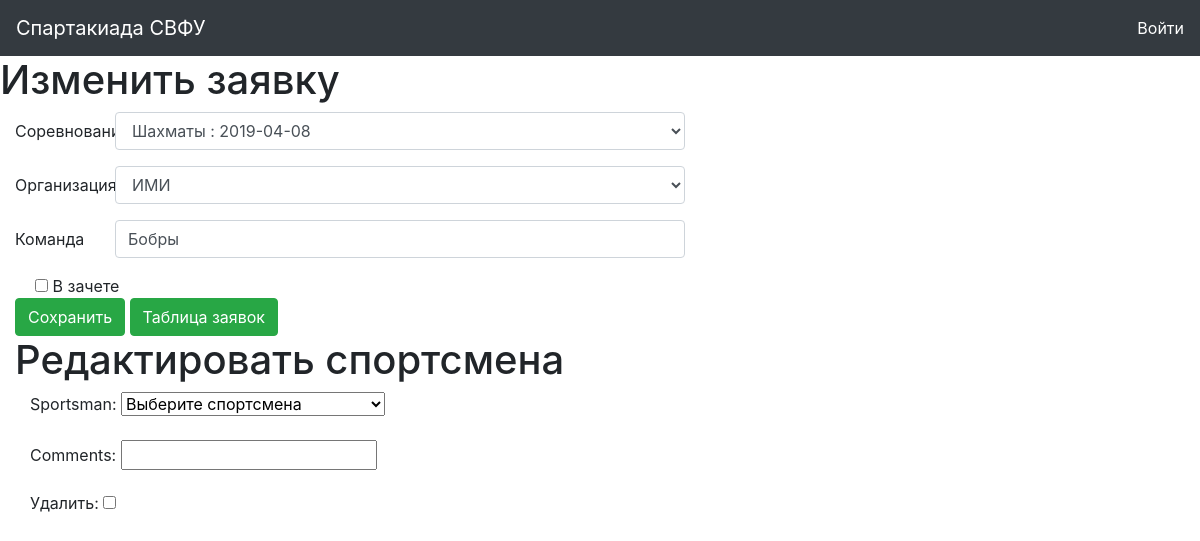
/CM/teamtable/2/change/, run on the app's committed database.
### sport/models.py (models this page shows, shortened)
class Team(models.Model):
    competition = models.ForeignKey(Sport, verbose_name="Вид Спорта", db_index=True, on_delete=models.CASCADE)
    organization = models.ForeignKey(Department, verbose_name="Организация", db_index=True, on_delete=models.CASCADE)
    name = models.CharField(max_length=100, verbose_name= "Название команды", unique=True)
    not_resultable = models.BooleanField(verbose_name='Вне зачета', default=False)

### sport/views.py (the view, shortened to what this page needs)
# urls.py: path('teamtable/<int:id>/change/', views.form_change_view, name="form-change-view"),
def form_change_view(request, id):
    team_instance = Team.objects.get(pk = id)
    change_mamber = modelformset_factory(TeamMember, TeamMember_Form, can_delete = True, extra = 1)
    formset = change_mamber(queryset = TeamMember.objects.filter(team__id=id))
    return render(request, 'sport/change.html', {'form': TeamForm(instance = team_instance), 'formset': formset})

### sport/forms.py
class TeamForm(forms.ModelForm):
    competition = forms.ModelChoiceField(queryset=Competition.objects.filter(date__lte=datetime.date.today()).order_by('date'), empty_label='Выберите соревнование',
        widget = forms.Select(attrs = {'id':'sport', 'class':'form-control', 'aria-describedby':'sportHelp', 'placeholder':'Выберите соревнование', 'name' : 'sport'}))
    organization = forms.ModelChoiceField(queryset=Department.objects.all(), empty_label='Выберете УЧП',
        widget = forms.Select(attrs = {'id':'organzation', 'class':'form-control', 'aria-describedby':'orgHelp', 'placeholder':'Введите организацию', 'name' : 'org'}))
    name = forms.CharField(widget=forms.TextInput(attrs = {'id':'team', 'class':'form-control', 'aria-describedby':'teamHelp', 'placeholder':'Введите название комманды', 'name' : 'team'}))
    class Meta:
        model = Team
        fields = [
            'competition',
            'organization',
            'name',
            'not_resultable'
        ]

### sport/models.py (called while the page is built)
    def __str__(self):
        return self.name

    def __str__(self):
        return self.sport.name + ' : ' + str(self.date)

    def __str__(self):
        return self.fio

### sport/template/sport/change.html (shortened to what this page needs)
{% extends "sport/index.html" %}
{% block form_change %}
<h1>Изменить заявку</h1>
<div class="col-sm">
    <form method="POST" action="">{% csrf_token %}
         <div class="form-group row">
            <label for="sport" class="col-sm-1 col-form-label">Соревнование</label>
            <div class="col-sm-6">
                {{ form.competition }}
            </div>
        </div>
        <div class="form-group row">
            <label for="organzation" class="col-sm-1 col-form-label">Организация</label>
            <div class="col-sm-6">
                {{ form.organization }}
            </div>
        </div>
        <div class="form-group row">
            <label for="team" class="col-sm-1 col-form-label">Команда</label>
            <div class="col-sm-6">
                {{form.name }}
            </div>
        </div>
        <div class="form-check">
            {{ form.not_resultable }}
            <label for="zach1" class="form-check-label">В зачете</label>
        </div>
        <div>
            <button type="submit" value="Сохранить" class="btn btn-success">Сохранить</button>
            <a href="http://localhost:8000/CM/teamtable/" class="btn btn-success" value="Таблица заявок" role="button">Таблица заявок</a>
        </div>
        {% include 'sport/membChange.html' %}
    </form>
</div>
{% endblock %}

### data on the page
Team: competition "Шахматы : 2019-04-08", organization "ИМИ", name "Бобры"
